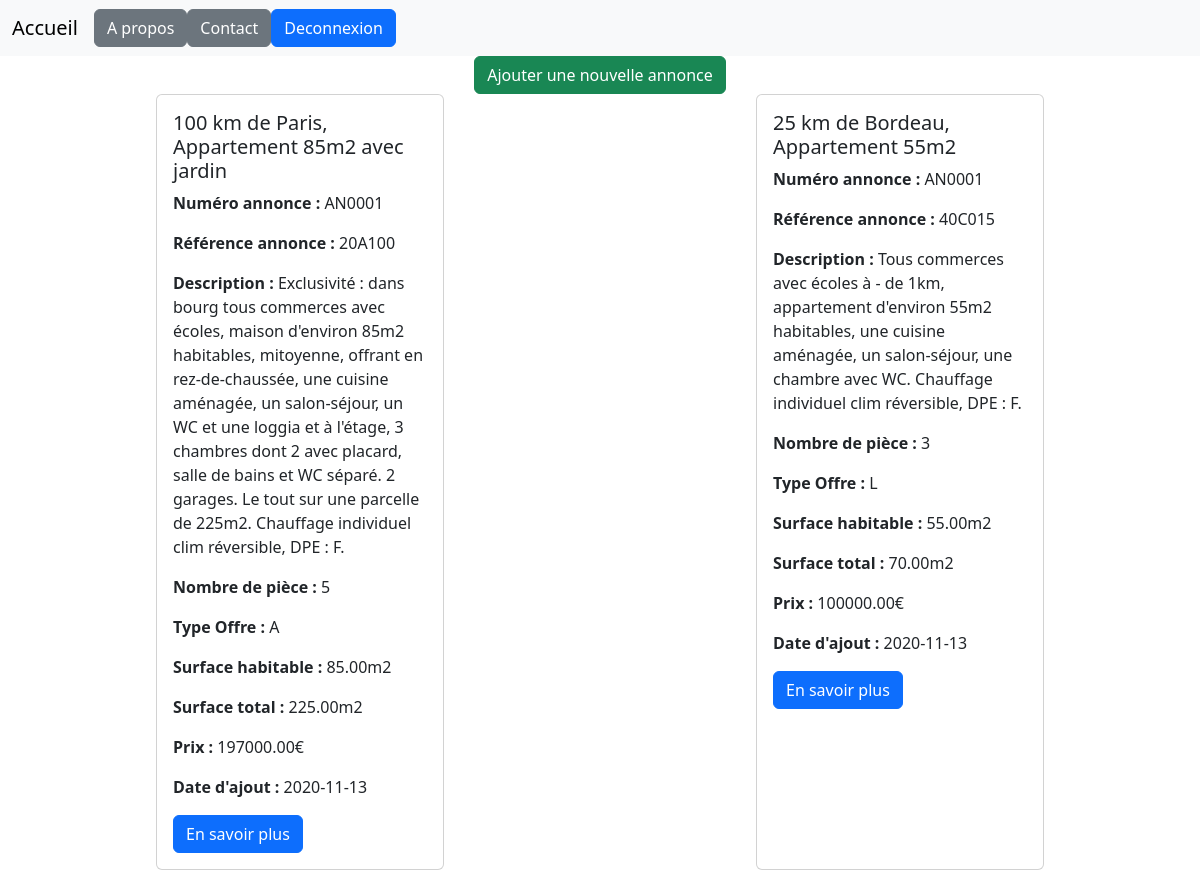
The page /app/index.php (signed in) on the database its author committed.
### tables this page shows
CREATE TABLE waz_annonces(
   an_id INT AUTO_INCREMENT,
   an_numero VARCHAR(50)  NOT NULL,
   an_pieces INT NOT NULL,
   an_vue INT NOT NULL,
   an_ref VARCHAR(10)  NOT NULL,
   an_titre VARCHAR(200)  NOT NULL,
   an_description VARCHAR(5000)  NOT NULL,
   an_local VARCHAR(100)  NOT NULL,
   an_surf_hab DECIMAL(15,2)  ,
   an_surf_tot DECIMAL(15,2)   NOT NULL,
   an_prix DECIMAL(15,2)   NOT NULL,
   an_d_ajout DATE NOT NULL,
   an_d_modif DATETIME,
   an_etat BOOLEAN NOT NULL,
   d_id INT NOT NULL,
   ut_id INT NOT NULL,
   tp_bn_id INT,
   tp_ofr_id INT NOT NULL,
   PRIMARY KEY(an_id),
   FOREIGN KEY(d_id) REFERENCES waz_diagnostic(d_id),
   FOREIGN KEY(ut_id) REFERENCES waz_utilisateurs(ut_id),
   FOREIGN KEY(tp_bn_id) REFERENCES waz_type_bien(tp_bn_id),
   FOREIGN KEY(tp_ofr_id) REFERENCES waz_type_offre(tp_ofr_id)
);

CREATE TABLE waz_type_offre(
   tp_ofr_id INT AUTO_INCREMENT,
   tp_ofr_libelle VARCHAR(1)  NOT NULL,
   PRIMARY KEY(tp_ofr_id)
);

### app/index.php (the view, shortened to what this page needs)
<?php include 'include/header.php';
$db = ConnexionBase();
if (isset($_SESSION['user_id'])) {
    $stmt = $db->prepare("SELECT * FROM waz_annonces wa
        JOIN waz_type_offre wto ON wa.tp_ofr_id = wto.tp_ofr_id
        GROUP BY wa.an_id;");
    $stmt->execute();
    $annonces = $stmt->fetchAll();
}
$isAdmin = isset($_SESSION['user_type']) && in_array($_SESSION['user_type'], ['Admin']);
?>
<?php if (isset($_SESSION['user_id'])): ?>
    <?php if ($isAdmin): ?>
        <section class="d-flex flex-row justify-content-center">
            <form action="ajouter.php" method="POST">
                <button type="submit" class="btn btn-success">Ajouter une nouvelle annonce</button>
            </form>
        </section>
    <?php endif ?>
    <section class="d-flex justify-content-around flex-wrap">
        <?php foreach ($annonces as $annonce): ?>
            <?php if ($annonce['an_etat'] == 1): ?>
                <div class="card" style="width: 18rem;">
                    <div class="card-body">
                        <h5 class="card-title"><?= $annonce['an_titre'] ?></h5>
                        <p><strong>Numéro annonce : </strong> <?= $annonce['an_numero'] ?></p>
                        <p><strong>Référence annonce : </strong> <?= $annonce['an_ref'] ?></p>
                        <p class="card-text"><strong>Description : </strong> <?= $annonce['an_description'] ?></p>
                        <p><strong>Nombre de pièce : </strong><?= $annonce['an_pieces'] ?></p>
                        <p class="card-text"><strong>Type Offre : </strong> <?= $annonce['tp_ofr_libelle'] ?></p>
                        <p><strong>Surface habitable : </strong><?= $annonce['an_surf_hab'] ?>m2</p>
                        <p><strong>Surface total : </strong><?= $annonce['an_surf_tot'] ?>m2</p>
                        <p class="card-text"><strong>Prix :</strong> <?= $annonce['an_prix'] ?>€</p>
                        <p class="card-text"><strong>Date d'ajout :</strong> <?= $annonce['an_d_ajout'] ?></p>
                        <form action="bien.php" method="POST">
                            <button type="submit" class="btn btn-primary">En savoir plus</button>
                        </form>
                    </div>
                </div>
            <?php endif ?>
        <?php endforeach ?>
    </section>
<?php endif ?>
<?php include 'include/footer.php'; ?>

### rows shown on the page
waz_annonces: an_titre "100 km de Paris, Appartement 85m2 avec jardin", an_numero "AN0001", an_ref "20A100", an_description "Exclusivité : dans bourg tous commerces avec écoles, maison d'environ 85m2 habitables, mitoyenne, offrant en rez-de-chaussée, une cuisine aménagée, un salon-séjour, un WC et une loggia et à l'étage, 3 chambres dont 2 avec placard, salle de bains et WC séparé. 2 garages. Le tout sur une parcelle de 225m2. Chauffage individuel clim réversible, DPE : F.", an_pieces "5", tp_ofr.tp_ofr_libelle "A", an_surf_hab "85.00", an_surf_tot "225.00", an_prix "197000.00", an_d_ajout "2020-11-13"
waz_annonces: an_titre "25 km de Bordeau, Appartement 55m2", an_numero "AN0001", an_ref "40C015", an_description "Tous commerces avec écoles à - de 1km, appartement d'environ 55m2 habitables, une cuisine aménagée, un salon-séjour, une chambre avec WC. Chauffage individuel clim réversible, DPE : F.", an_pieces "3", tp_ofr.tp_ofr_libelle "L", an_surf_hab "55.00", an_surf_tot "70.00", an_prix "100000.00", an_d_ajout "2020-11-13"
